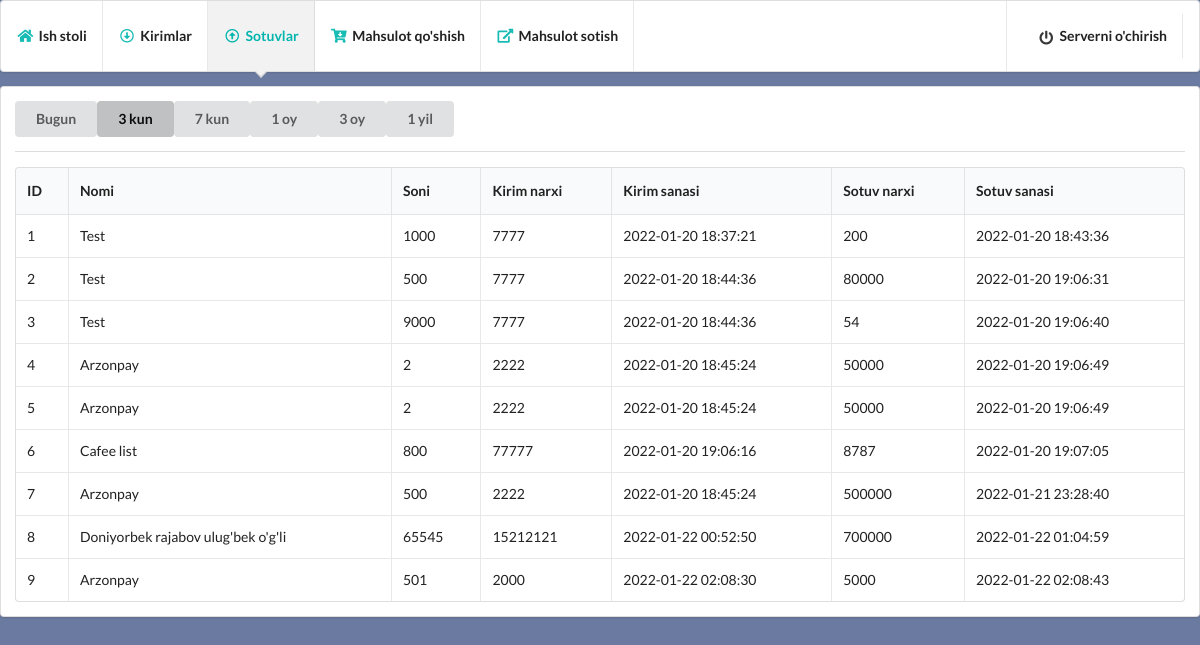
Page /sales/3 on the committed database.
### modules.py (models this page shows, shortened)
class inheritedClassName(db.Model):
    __abstract__ = True
    def format(self):
        return self.__dict__

@dataclass
class Sales(inheritedClassName):
    id: int
    name: String
    count: int
    in_time: DateTime
    in_price: Integer
    out_time: DateTime
    out_price: Integer
    __tablename__ = "sales"
    id = Column(Integer, primary_key=True)
    name = Column(String, nullable=False)
    count = Column(Integer, default=0)
    in_time = Column(DateTime)
    in_price = Column(Integer)
    out_time = Column(DateTime)
    out_price = Column(Integer)

### main.py (the view)
@app.route('/sales/<int:days>')
def sales(days):
    start = date.today() - timedelta(days=days)
    sales_query = Sales.query.filter(Sales.out_time>start).all()
    sales = [sale.format() for sale in sales_query]
    return render_template('sales.html', days=str(days), sales=sales)

### templates/sales.html (shortened to what this page needs)
<!DOCTYPE html>
<html lang="en">
<head>
    <link rel="stylesheet" href="{{ url_for('static', filename='semantic-ui/semantic.min.css') }}">
</head>
<body style="background-color: #6B7AA1;">
  <div class="ui pointing menu teal">
    <a href="/dashboard" class="item">
        <i class="home icon teal"></i>
        <b>Ish stoli</b>
    </a>
    <a href="/imports/1" class="item">
        <i class="arrow alternate circle down outline icon teal"></i>
        <b>Kirimlar</b>
    </a>
    <a href="/sales/1" class="active item">
        <i class="arrow alternate circle up outline icon teal"></i>
        <b>Sotuvlar</b>
    </a>
    <a href="/add_item" class="item">
        <i class="cart arrow down icon teal"></i>
        <b>Mahsulot qo'shish</b>
    </a>
    <a href="/items" class="item">
        <i class="external alternate icon teal"></i>
        <b>Mahsulot sotish</b>
    </a>
    <div class="right menu">
      <div class="item">
          <a href="/stop" class="item">
              <i class="power off icon"></i>
              <b>Serverni o'chirish</b>
          </a>
      </div>
  </div>
  </div>
  <div class="ui segment">
    <div class="ui buttons">
      <a href="/sales/1"><button class="ui button {% if days == '1' %} {{ 'active' }} {% endif %}">Bugun</button></a>
      <a href="/sales/3"><button class="ui button {% if days == '3' %} {{ 'active' }} {% endif %}">3 kun</button></a>
      <a href="/sales/7"><button class="ui button {% if days == '7' %} {{ 'active' }} {% endif %}">7 kun</button></a>
      <a href="/sales/30"><button class="ui button {% if days == '30' %} {{ 'active' }} {% endif %}">1 oy</button></a>
      <a href="/sales/90"><button class="ui button {% if days == '90' %} {{ 'active' }} {% endif %}">3 oy</button></a>
      <a href="/sales/365"><button class="ui button {% if days == '365' %} {{ 'active' }} {% endif %}">1 yil</button></a>
    </div>
    <div class="ui divider"></div>
    <table class="ui celled table">
      <thead>
        <tr><th>ID</th>
        <th>Nomi</th>
        <th>Soni</th>
        <th>Kirim narxi</th>
        <th>Kirim sanasi</th>
        <th>Sotuv narxi</th>
        <th>Sotuv sanasi</th>
      </tr></thead>
      <tbody>
        {% if sales %}
        {% for sale in sales %}
        <tr>
          <td data-label="id">{{sale.id}}</td>
          <td data-label="name">{{sale.name}}</td>
          <td data-label="count">{{sale.count}}</td>
          <td data-label="in_price">{{sale.in_price}}</td>
          <td data-label="in_time">{{sale.in_time}}</td>
          <td data-label="out_price">{{sale.out_price}}</td>
          <td data-label="out_time">{{sale.out_time}}</td>
        </tr>
        {% endfor %}
        {% endif %}
      </tbody>
    </table>
  </div>
</body>
</html>

### rows in the picture
Sales: id "1", name "Test", count "1000", in_price "7777", in_time "2022-01-20 18:37:21", out_price "200", out_time "2022-01-20 18:43:36"
Sales: id "2", name "Test", count "500", in_price "7777", in_time "2022-01-20 18:44:36", out_price "80000", out_time "2022-01-20 19:06:31"
Sales: id "3", name "Test", count "9000", in_price "7777", in_time "2022-01-20 18:44:36", out_price "54", out_time "2022-01-20 19:06:40"
Sales: id "4", name "Arzonpay", count "2", in_price "2222", in_time "2022-01-20 18:45:24", out_price "50000", out_time "2022-01-20 19:06:49"
Sales: id "5", name "Arzonpay", count "2", in_price "2222", in_time "2022-01-20 18:45:24", out_price "50000", out_time "2022-01-20 19:06:49"
Sales: id "6", name "Cafee list", count "800", in_price "77777", in_time "2022-01-20 19:06:16", out_price "8787", out_time "2022-01-20 19:07:05"
Sales: id "7", name "Arzonpay", count "500", in_price "2222", in_time "2022-01-20 18:45:24", out_price "500000", out_time "2022-01-21 23:28:40"
Sales: id "8", name "Doniyorbek rajabov ulug'bek o'g'li", count "65545", in_price "15212121", in_time "2022-01-22 00:52:50", out_price "700000", out_time "2022-01-22 01:04:59"
Sales: id "9", name "Arzonpay", count "501", in_price "2000", in_time "2022-01-22 02:08:30", out_price "5000", out_time "2022-01-22 02:08:43"
